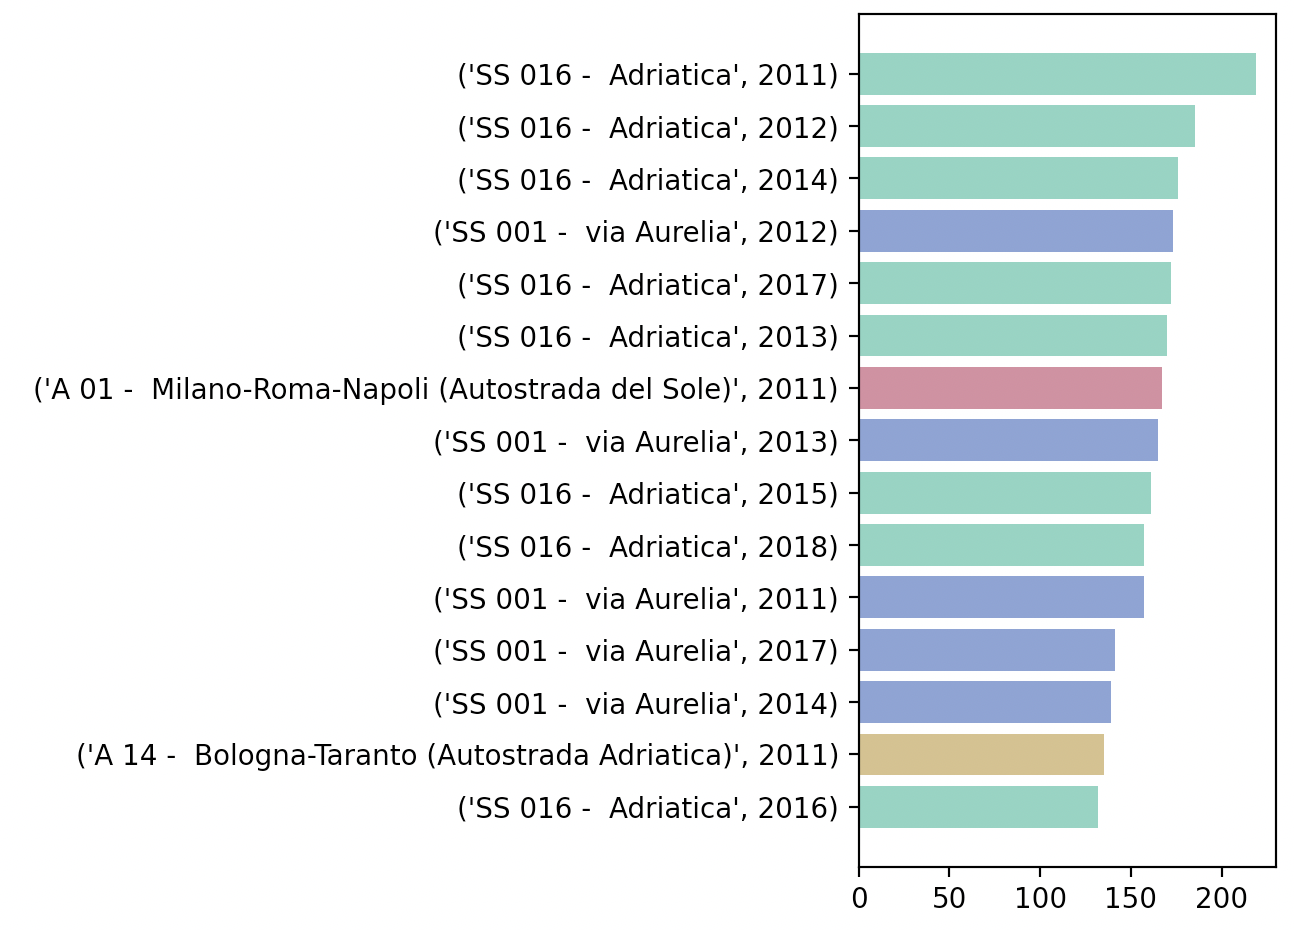

Write the Python code that produced this figure.

import pandas as pd
import matplotlib.pyplot as plt
import sys
sys.path.append('src')
import aci_utils

path = "dataset/incidenti/aci/autostrade/mesi_"

agosto = pd.DataFrame()

for year in range(2011, 2019):
    print("Processing: " + str(year))
    data = pd.read_csv(path + str(year) + ".csv")
    data['Anno'] = [year] * len(data)
    agosto_temp = pd.DataFrame()
    agosto_temp = agosto_temp.append(data[['NOME STRADA', 'Anno', 'Agosto']])

    agosto_temp = aci_utils.sum_field_by_two_columns(agosto_temp, 'NOME STRADA', 'Anno', 'Agosto')
    agosto_temp = agosto_temp[aci_utils.filter_by_value(agosto_temp['NOME STRADA_Anno'], str(year))]
    agosto_temp = agosto_temp.sort_values(by='Value', ascending=False)

    agosto = agosto.append(agosto_temp)

agosto = agosto.sort_values(by='Value', ascending=True).tail(15)

color_ls = ['#79ceb6'] * 15
color_ls[11] = '#7991ce'
color_ls[7] = '#7991ce'
color_ls[4] = '#7991ce'
color_ls[3] = '#7991ce'
color_ls[2] = '#7991ce'
color_ls[8] = '#ce7991'
color_ls[1] = '#ceb679'


plt.barh(agosto['NOME STRADA_Anno'].astype(str), agosto['Value'], color=color_ls)
plt.xticks(rotation=0)
plt.tight_layout()
plt.show()
